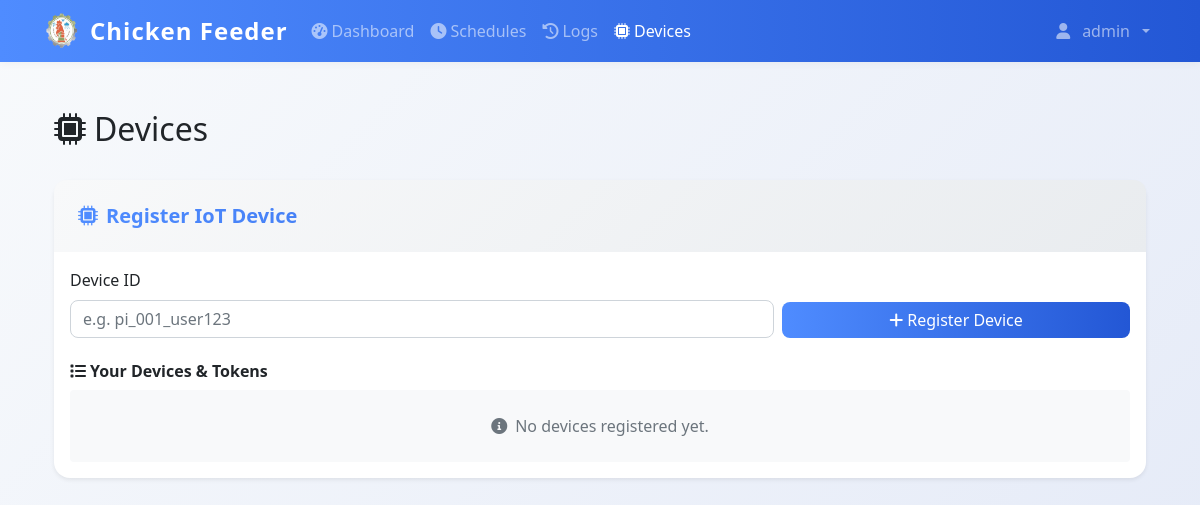
/devices (signed in), run on an earlier commit of the app's database.
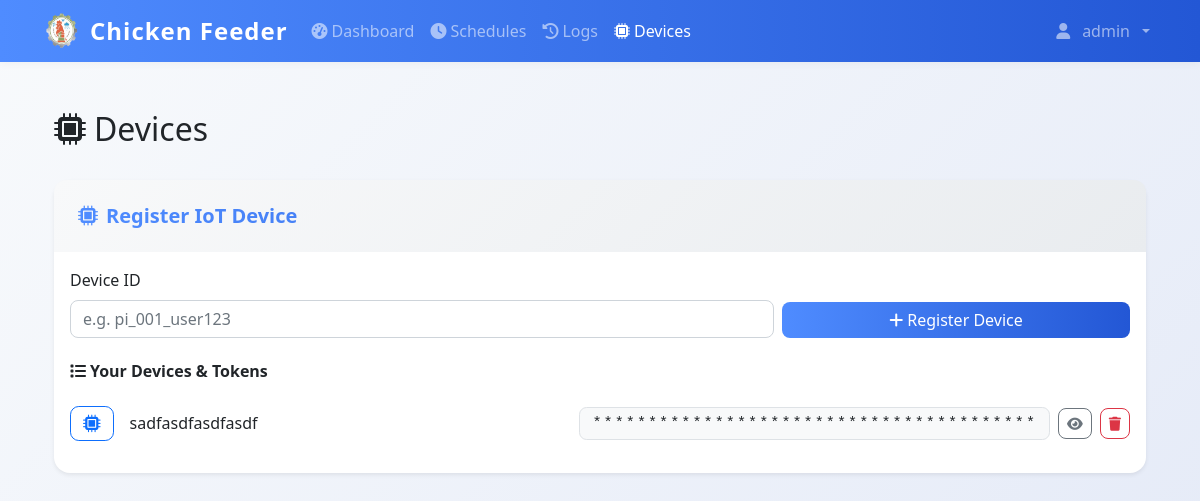
And on a later commit of the database.
### models.py (models this page shows)
class Device(db.Model):
    id = db.Column(db.Integer, primary_key=True)
    device_id = db.Column(db.String(64), unique=True, nullable=False)
    user_id = db.Column(db.Integer, db.ForeignKey('user.id'), nullable=False)
    token = db.Column(db.String(128), unique=True, nullable=False)
    created_at = db.Column(db.DateTime, default=datetime.utcnow)
    user = db.relationship('User', backref=db.backref('devices', lazy=True))

### app.py (the view, shortened to what this page needs)
@app.route('/devices', methods=['GET', 'POST'])
@login_required
def devices():
    device_message = None
    user_devices = Device.query.filter_by(user_id=current_user.id).all()
    return render_template('devices.html',
                           user_devices=user_devices,
                           device_message=device_message)

### app.py (called while the page is built)
@login_manager.user_loader
def load_user(user_id):
    return db.session.get(User, int(user_id))

@app.context_processor
def inject_datetime():
    return {'datetime': datetime}

### templates/devices.html (shortened to what this page needs)
{% extends "base.html" %}
{% block content %}
<div class="row mb-4">
    <div class="col">
        <h1 class="h2">
            <i class="fas fa-microchip me-2"></i>Devices
        </h1>
    </div>
</div>
<div class="row mb-4">
    <div class="col-lg-7 col-xl-12 mx-auto">
        <div class="card shadow-sm border-0">
            <div class="card-header bg-white border-bottom-0 p-4">
                <h5 class="card-title mb-0 main-title-gradient">
                    <i class="fas fa-microchip me-2"></i>Register IoT Device
                </h5>
            </div>
            <div class="card-body">
                <form method="POST" class="mb-4">
                    <div class="row g-2 align-items-end">
                        <div class="col-12 col-md-8">
                            <label for="device_id" class="form-label fw-semibold">Device ID</label>
                            <input type="text" class="form-control" name="device_id" id="device_id" required placeholder="e.g. pi_001_user123" autocomplete="off">
                        </div>
                        <div class="col-12 col-md-4 d-grid">
                            <button type="submit" class="btn btn-primary mt-md-4 mt-2">
                                <i class="fas fa-plus me-1"></i>Register Device
                            </button>
                        </div>
                    </div>
                </form>
                <div class="d-flex justify-content-between align-items-center mt-4 mb-2">
                    <h6 class="mb-0 fw-semibold"><i class="fas fa-list me-1"></i>Your Devices & Tokens</h6>
                </div>
                <ul class="list-group list-group-flush">
                    {% for device in user_devices %}
                    <li class="list-group-item d-flex justify-content-between align-items-center px-0 py-3">
                        <div class="d-flex align-items-center gap-2">
                            <span class="badge border border-1 border-primary text-primary me-2" style="font-size:1.1em;">
                                <i class="fas fa-microchip"></i>
                            </span>
                            <span class="fw-semibold">{{ device.device_id }}</span>
                        </div>
                        <div class="d-flex align-items-center gap-2">
                            <span class="badge bg-light text-dark border token-mask" id="token-{{ loop.index }}" style="font-family:monospace;letter-spacing:2px;">
                                ****************************************
                            </span>
                            <button type="button" class="btn btn-sm btn-outline-secondary" onclick="showToken(this)" data-index="{{loop.index}}" data-token="{{device.token}}" title="Show/Hide Token">
                                <i class="fas fa-eye"></i>
                            </button>
                            <form method="POST" style="display:inline;">
                                <button type="submit" class="btn btn-sm btn-outline-danger" onclick="return confirm('Delete this device?');" title="Delete Device">
                                    <i class="fas fa-trash"></i>
                                </button>
                            </form>
                        </div>
                    </li>
                    {% else %}
                    <li class="list-group-item text-muted text-center py-4 bg-light border-0 rounded">
                        <i class="fas fa-info-circle me-2"></i>No devices registered yet.
                    </li>
                    {% endfor %}
                </ul>
            </div>
        </div>
    </div>
</div>
{% endblock %}

What changed in the data, as far as the page shows it:
added Device: device_id "sadfasdfasdfasdf"
Also different on the page:
text no longer shown: "No devices registered yet."
